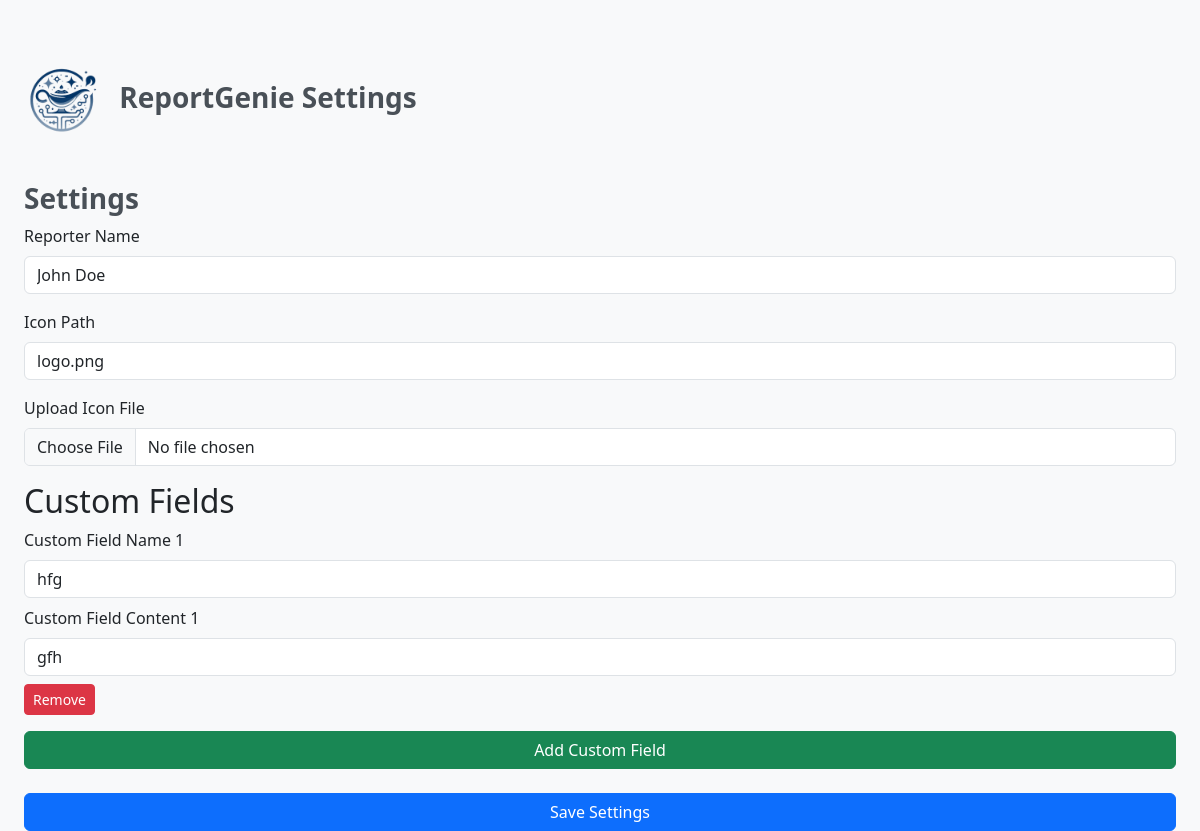
The app's page /settings, older data.
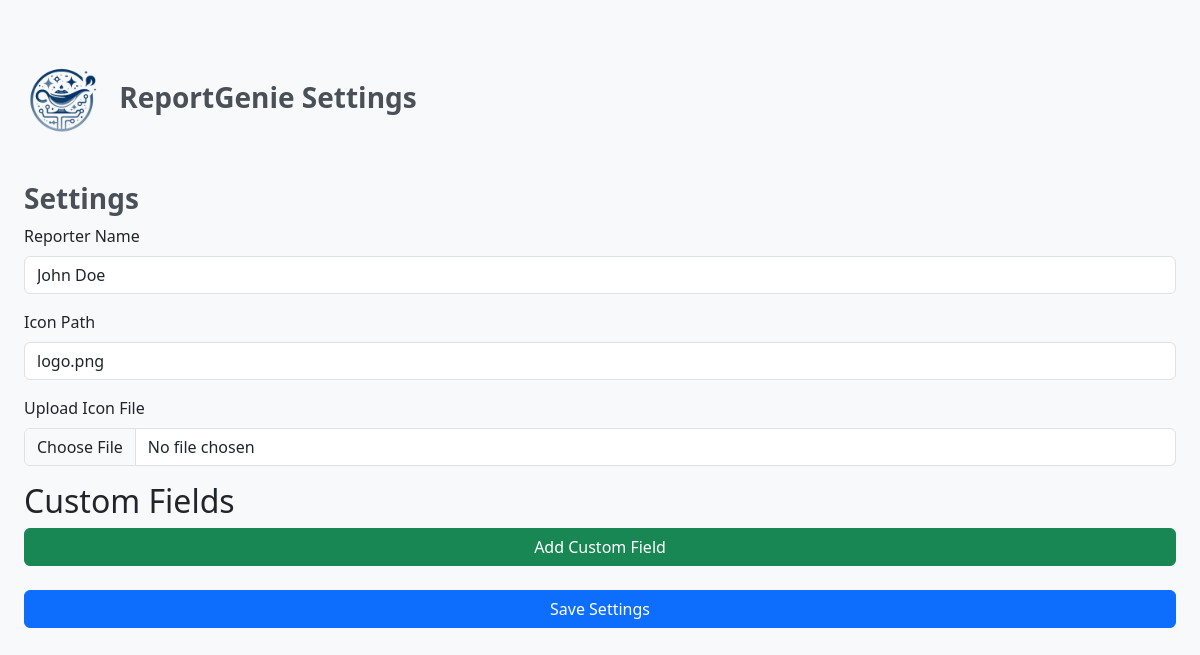
The same page, newer data.
### app.py (models this page shows)
class CustomField(db.Model):
    __tablename__ = 'custom_fields'
    custom_field_id = db.Column(db.Integer, primary_key=True)
    custom_field_name = db.Column(db.String(100), nullable=False)
    custom_field_content = db.Column(db.Text, nullable=True)

### server.py (the view)
@app.route("/settings", methods=["GET"])
def get_settings():
    settings = read_settings()
    custom_fields = CustomField.query.all()
    return render_template("settings.html", settings=settings, custom_fields=custom_fields)

### server.py (called while the page is built)
def read_settings():
    with open("settings.json", "rb") as f:
        settings = json.load(f)
    return settings

### templates/settings.html (shortened to what this page needs)
<!DOCTYPE html>
<html lang="en">
<head>
  <link href="https://cdn.jsdelivr.net/npm/bootstrap@5.3.0-alpha3/dist/css/bootstrap.min.css" rel="stylesheet">
</head>
<body>
<div class="container">
  <header class="d-flex justify-content-between align-items-center mb-4">
    <h1><img src="favicon.ico" width="100" /> ReportGenie Settings</h1>
  </header>
  <div class="container">
    <h1>Settings</h1>
    <form method="POST" action="/settings" enctype="multipart/form-data">
      <div class="mb-3">
        <label for="reporter_name" class="form-label">Reporter Name</label>
        <input type="text" class="form-control" id="reporter_name" name="reporter_name" required value="{{ settings.reporter_name or '' }}">
      </div>
      <div class="mb-3">
        <label for="icon_path" class="form-label">Icon Path</label>
        <input type="text" class="form-control" id="icon_path" name="icon_path" value="{{ settings.icon_path or '' }}">
      </div>
      <div class="mb-3">
        <label for="iconFile" class="form-label">Upload Icon File</label>
        <input type="file" class="form-control" id="iconFile" name="iconFile" accept="image/*">
      </div>
      <div id="custom-fields-container">
        <h2>Custom Fields</h2>
        {% for custom_field in custom_fields %}
        <div class="custom-field mb-3" id="custom-field-{{ loop.index }}">
          <label for="custom_field_name-{{ loop.index }}" class="form-label">Custom Field Name {{ loop.index }}</label>
          <input type="text" class="form-control" id="custom_field_name-{{ loop.index }}" name="custom_field_name-{{ loop.index }}" value="{{ custom_field.custom_field_name }}" required>
          <label for="custom_field_content-{{ loop.index }}" class="form-label mt-2">Custom Field Content {{ loop.index }}</label>
          <input type="text" class="form-control" id="custom_field_content-{{ loop.index }}" name="custom_field_content-{{ loop.index }}" value="{{ custom_field.custom_field_content }}" required>
          <button type="button" class="btn btn-danger btn-sm mt-2" onclick="removeCustomField({{loop.index}})">Remove</button>
        </div>
        {% endfor %}
      </div>
      <div class="d-grid gap-2 mb-4">
        <button type="button" class="btn btn-success" id="add-custom-field-btn">Add Custom Field</button>
      </div>
      <div class="d-grid gap-2">
        <button type="submit" class="btn btn-primary">Save Settings</button>
      </div>
    </form>
  </div>
</body>
</html>

### templates/settings.html (style rules this page uses)
body { background-color: #f8f9fa; padding-top: 50px; }
.container { max-width: 1200px; }
h1 { font-size: 28px; font-weight: bold; color: #495057; }

Row changes from the older to the newer data that the page shows:
removed CustomField: custom_field_name "hfg", custom_field_content "gfh"
